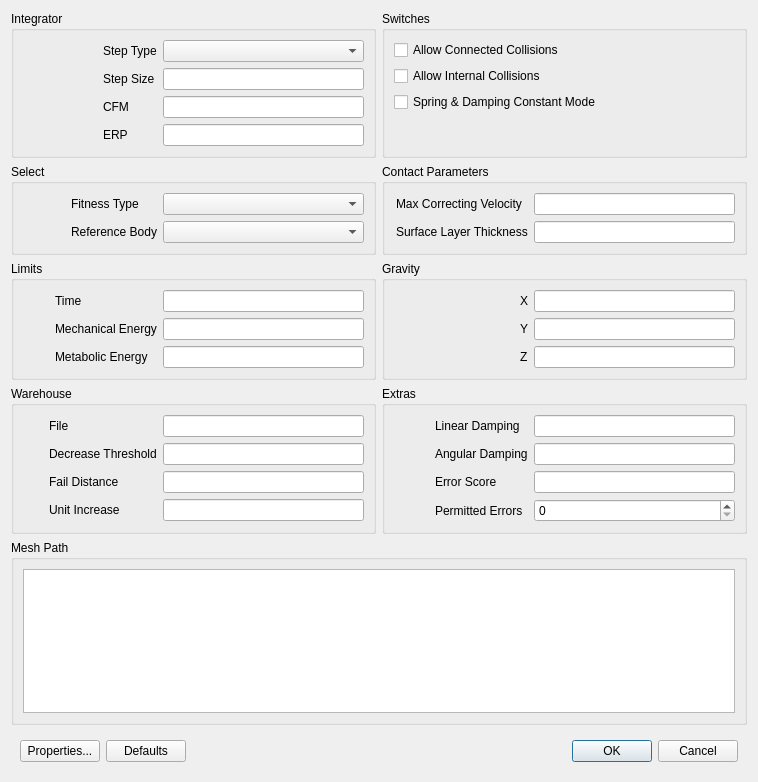
<?xml version="1.0" encoding="UTF-8"?>
<ui version="4.0">
 <class>DialogGlobal</class>
 <widget class="QDialog" name="DialogGlobal">
  <property name="geometry">
   <rect>
    <x>0</x>
    <y>0</y>
    <width>758</width>
    <height>782</height>
   </rect>
  </property>
  <property name="windowTitle">
   <string>Dialog</string>
  </property>
  <layout class="QGridLayout" name="gridLayout_10">
   <item row="5" column="0" colspan="2">
    <widget class="QWidget" name="widget" native="true">
     <property name="sizePolicy">
      <sizepolicy hsizetype="Preferred" vsizetype="Fixed">
       <horstretch>0</horstretch>
       <verstretch>0</verstretch>
      </sizepolicy>
     </property>
     <layout class="QHBoxLayout" name="horizontalLayout">
      <item>
       <widget class="QPushButton" name="pushButtonProperties">
        <property name="text">
         <string>Properties...</string>
        </property>
       </widget>
      </item>
      <item>
       <widget class="QPushButton" name="pushButtonDefaults">
        <property name="text">
         <string>Defaults</string>
        </property>
       </widget>
      </item>
      <item>
       <spacer name="horizontalSpacer">
        <property name="orientation">
         <enum>Qt::Horizontal</enum>
        </property>
        <property name="sizeHint" stdset="0">
         <size>
          <width>518</width>
          <height>20</height>
         </size>
        </property>
       </spacer>
      </item>
      <item>
       <widget class="QPushButton" name="pushButtonOK">
        <property name="text">
         <string>OK</string>
        </property>
        <property name="default">
         <bool>true</bool>
        </property>
       </widget>
      </item>
      <item>
       <widget class="QPushButton" name="pushButtonCancel">
        <property name="text">
         <string>Cancel</string>
        </property>
       </widget>
      </item>
     </layout>
    </widget>
   </item>
   <item row="0" column="1">
    <widget class="QGroupBox" name="groupBox_4">
     <property name="title">
      <string>Switches</string>
     </property>
     <layout class="QGridLayout" name="gridLayout_4">
      <item row="0" column="0">
       <widget class="QCheckBox" name="checkBoxAllowConnectedCollisions">
        <property name="minimumSize">
         <size>
          <width>0</width>
          <height>20</height>
         </size>
        </property>
        <property name="text">
         <string>Allow Connected Collisions</string>
        </property>
       </widget>
      </item>
      <item row="1" column="0">
       <widget class="QCheckBox" name="checkBoxAllowInternalCollisions">
        <property name="minimumSize">
         <size>
          <width>0</width>
          <height>20</height>
         </size>
        </property>
        <property name="text">
         <string>Allow Internal Collisions</string>
        </property>
       </widget>
      </item>
      <item row="2" column="0">
       <widget class="QCheckBox" name="checkBoxSpringDamping">
        <property name="minimumSize">
         <size>
          <width>0</width>
          <height>20</height>
         </size>
        </property>
        <property name="text">
         <string>Spring &amp;&amp; Damping Constant Mode</string>
        </property>
       </widget>
      </item>
      <item row="3" column="0">
       <spacer name="verticalSpacer">
        <property name="orientation">
         <enum>Qt::Vertical</enum>
        </property>
        <property name="sizeHint" stdset="0">
         <size>
          <width>20</width>
          <height>40</height>
         </size>
        </property>
       </spacer>
      </item>
     </layout>
    </widget>
   </item>
   <item row="2" column="0">
    <widget class="QGroupBox" name="groupBox_7">
     <property name="title">
      <string>Limits</string>
     </property>
     <layout class="QGridLayout" name="gridLayout_8">
      <item row="0" column="2">
       <widget class="LineEditDouble" name="lineEditTimeLimit">
        <property name="minimumSize">
         <size>
          <width>201</width>
          <height>0</height>
         </size>
        </property>
       </widget>
      </item>
      <item row="1" column="1">
       <widget class="QLabel" name="label_20">
        <property name="text">
         <string>Mechanical Energy</string>
        </property>
       </widget>
      </item>
      <item row="2" column="2">
       <widget class="LineEditDouble" name="lineEditMetabolicEnergyLimit"/>
      </item>
      <item row="0" column="1">
       <widget class="QLabel" name="label_21">
        <property name="text">
         <string>Time</string>
        </property>
       </widget>
      </item>
      <item row="1" column="2">
       <widget class="LineEditDouble" name="lineEditMechanicalEnergyLimit"/>
      </item>
      <item row="2" column="1">
       <widget class="QLabel" name="label_19">
        <property name="text">
         <string>Metabolic Energy</string>
        </property>
       </widget>
      </item>
      <item row="0" column="0">
       <spacer name="horizontalSpacer_4">
        <property name="orientation">
         <enum>Qt::Horizontal</enum>
        </property>
        <property name="sizeHint" stdset="0">
         <size>
          <width>40</width>
          <height>20</height>
         </size>
        </property>
       </spacer>
      </item>
     </layout>
    </widget>
   </item>
   <item row="2" column="1">
    <widget class="QGroupBox" name="groupBox_5">
     <property name="title">
      <string>Gravity</string>
     </property>
     <layout class="QGridLayout" name="gridLayout_5">
      <item row="0" column="1">
       <widget class="QLabel" name="label_11">
        <property name="text">
         <string>X</string>
        </property>
       </widget>
      </item>
      <item row="0" column="2">
       <widget class="LineEditDouble" name="lineEditGravityX">
        <property name="sizePolicy">
         <sizepolicy hsizetype="Preferred" vsizetype="Fixed">
          <horstretch>0</horstretch>
          <verstretch>0</verstretch>
         </sizepolicy>
        </property>
        <property name="minimumSize">
         <size>
          <width>201</width>
          <height>0</height>
         </size>
        </property>
       </widget>
      </item>
      <item row="1" column="1">
       <widget class="QLabel" name="label_12">
        <property name="text">
         <string>Y</string>
        </property>
       </widget>
      </item>
      <item row="1" column="2">
       <widget class="LineEditDouble" name="lineEditGravityY">
        <property name="sizePolicy">
         <sizepolicy hsizetype="Preferred" vsizetype="Fixed">
          <horstretch>0</horstretch>
          <verstretch>0</verstretch>
         </sizepolicy>
        </property>
       </widget>
      </item>
      <item row="2" column="1">
       <widget class="QLabel" name="label_13">
        <property name="text">
         <string>Z</string>
        </property>
       </widget>
      </item>
      <item row="2" column="2">
       <widget class="LineEditDouble" name="lineEditGravityZ">
        <property name="sizePolicy">
         <sizepolicy hsizetype="Preferred" vsizetype="Fixed">
          <horstretch>0</horstretch>
          <verstretch>0</verstretch>
         </sizepolicy>
        </property>
       </widget>
      </item>
      <item row="0" column="0">
       <spacer name="horizontalSpacer_8">
        <property name="orientation">
         <enum>Qt::Horizontal</enum>
        </property>
        <property name="sizeHint" stdset="0">
         <size>
          <width>40</width>
          <height>20</height>
         </size>
        </property>
       </spacer>
      </item>
     </layout>
    </widget>
   </item>
   <item row="3" column="0">
    <widget class="QGroupBox" name="groupBoxWarehouse">
     <property name="title">
      <string>Warehouse</string>
     </property>
     <layout class="QGridLayout" name="gridLayout">
      <item row="3" column="2">
       <widget class="LineEditDouble" name="lineEditUnitIncreaseDistanceThreshold"/>
      </item>
      <item row="1" column="2">
       <widget class="LineEditDouble" name="lineEditWarehouseDecreaseThresholdFactor"/>
      </item>
      <item row="1" column="1">
       <widget class="QLabel" name="label_5">
        <property name="text">
         <string>Decrease Threshold</string>
        </property>
       </widget>
      </item>
      <item row="0" column="2">
       <widget class="LineEditPath" name="lineEditCurrentWarehouseFile">
        <property name="minimumSize">
         <size>
          <width>201</width>
          <height>0</height>
         </size>
        </property>
       </widget>
      </item>
      <item row="3" column="1">
       <widget class="QLabel" name="label_7">
        <property name="text">
         <string>Unit Increase</string>
        </property>
       </widget>
      </item>
      <item row="2" column="1">
       <widget class="QLabel" name="label_6">
        <property name="text">
         <string>Fail Distance</string>
        </property>
       </widget>
      </item>
      <item row="0" column="1">
       <widget class="QLabel" name="label">
        <property name="text">
         <string>File</string>
        </property>
       </widget>
      </item>
      <item row="2" column="2">
       <widget class="LineEditDouble" name="lineEditFailDistanceAbort"/>
      </item>
      <item row="0" column="0">
       <spacer name="horizontalSpacer_6">
        <property name="orientation">
         <enum>Qt::Horizontal</enum>
        </property>
        <property name="sizeHint" stdset="0">
         <size>
          <width>40</width>
          <height>20</height>
         </size>
        </property>
       </spacer>
      </item>
     </layout>
    </widget>
   </item>
   <item row="1" column="0">
    <widget class="QGroupBox" name="groupBox_2">
     <property name="title">
      <string>Select</string>
     </property>
     <layout class="QGridLayout" name="gridLayout_9">
      <item row="0" column="2">
       <widget class="QComboBox" name="comboBoxFitnessType">
        <property name="minimumSize">
         <size>
          <width>201</width>
          <height>0</height>
         </size>
        </property>
       </widget>
      </item>
      <item row="0" column="1">
       <widget class="QLabel" name="label_8">
        <property name="text">
         <string>Fitness Type</string>
        </property>
       </widget>
      </item>
      <item row="0" column="0">
       <spacer name="horizontalSpacer_3">
        <property name="orientation">
         <enum>Qt::Horizontal</enum>
        </property>
        <property name="sizeHint" stdset="0">
         <size>
          <width>40</width>
          <height>20</height>
         </size>
        </property>
       </spacer>
      </item>
      <item row="1" column="2">
       <widget class="QComboBox" name="comboBoxDistanceTravelledBodyIDName"/>
      </item>
      <item row="1" column="1">
       <widget class="QLabel" name="label_10">
        <property name="text">
         <string>Reference Body</string>
        </property>
       </widget>
      </item>
     </layout>
    </widget>
   </item>
   <item row="0" column="0">
    <widget class="QGroupBox" name="groupBox_6">
     <property name="title">
      <string>Integrator</string>
     </property>
     <layout class="QGridLayout" name="gridLayout_3">
      <item row="2" column="1">
       <widget class="QLabel" name="labelCFM">
        <property name="text">
         <string>CFM</string>
        </property>
       </widget>
      </item>
      <item row="0" column="2">
       <widget class="QComboBox" name="comboBoxStepType">
        <property name="minimumSize">
         <size>
          <width>201</width>
          <height>0</height>
         </size>
        </property>
        <property name="toolTip">
         <string>Integration engine to use</string>
        </property>
       </widget>
      </item>
      <item row="3" column="1">
       <widget class="QLabel" name="labelERP">
        <property name="text">
         <string>ERP</string>
        </property>
       </widget>
      </item>
      <item row="2" column="2">
       <widget class="LineEditDouble" name="lineEditCFM">
        <property name="toolTip">
         <string>Constraint Force Mixing parameter (typically 1e-10)</string>
        </property>
       </widget>
      </item>
      <item row="0" column="0">
       <spacer name="horizontalSpacer_2">
        <property name="orientation">
         <enum>Qt::Horizontal</enum>
        </property>
        <property name="sizeHint" stdset="0">
         <size>
          <width>40</width>
          <height>20</height>
         </size>
        </property>
       </spacer>
      </item>
      <item row="3" column="2">
       <widget class="LineEditDouble" name="lineEditERP">
        <property name="toolTip">
         <string>Error Reduction Parameter (typically 0.1 for soft and 0.8 for hard simulations)</string>
        </property>
       </widget>
      </item>
      <item row="0" column="1">
       <widget class="QLabel" name="label_9">
        <property name="text">
         <string>Step Type</string>
        </property>
       </widget>
      </item>
      <item row="1" column="1">
       <widget class="QLabel" name="label_16">
        <property name="text">
         <string>Step Size</string>
        </property>
       </widget>
      </item>
      <item row="1" column="2">
       <widget class="LineEditDouble" name="lineEditStepSize">
        <property name="toolTip">
         <string>Integration step size (typical values 1e-3 to 1e-5)</string>
        </property>
       </widget>
      </item>
     </layout>
    </widget>
   </item>
   <item row="4" column="0" colspan="2">
    <widget class="QGroupBox" name="groupBox">
     <property name="title">
      <string>Mesh Path</string>
     </property>
     <layout class="QGridLayout" name="gridLayout_2">
      <item row="0" column="0">
       <widget class="QListWidget" name="listWidgetMeshPath">
        <property name="alternatingRowColors">
         <bool>true</bool>
        </property>
       </widget>
      </item>
     </layout>
    </widget>
   </item>
   <item row="3" column="1">
    <widget class="QGroupBox" name="groupBox_8">
     <property name="title">
      <string>Extras</string>
     </property>
     <layout class="QGridLayout" name="gridLayout_7">
      <item row="0" column="0">
       <spacer name="horizontalSpacer_9">
        <property name="orientation">
         <enum>Qt::Horizontal</enum>
        </property>
        <property name="sizeHint" stdset="0">
         <size>
          <width>40</width>
          <height>20</height>
         </size>
        </property>
       </spacer>
      </item>
      <item row="0" column="1">
       <widget class="QLabel" name="label_14">
        <property name="text">
         <string>Linear Damping</string>
        </property>
       </widget>
      </item>
      <item row="0" column="2">
       <widget class="LineEditDouble" name="lineEditLinearDamping">
        <property name="sizePolicy">
         <sizepolicy hsizetype="Preferred" vsizetype="Fixed">
          <horstretch>0</horstretch>
          <verstretch>0</verstretch>
         </sizepolicy>
        </property>
        <property name="minimumSize">
         <size>
          <width>201</width>
          <height>0</height>
         </size>
        </property>
       </widget>
      </item>
      <item row="1" column="1">
       <widget class="QLabel" name="label_15">
        <property name="text">
         <string>Angular Damping</string>
        </property>
       </widget>
      </item>
      <item row="1" column="2">
       <widget class="LineEditDouble" name="lineEditAngularDamping">
        <property name="sizePolicy">
         <sizepolicy hsizetype="Preferred" vsizetype="Fixed">
          <horstretch>0</horstretch>
          <verstretch>0</verstretch>
         </sizepolicy>
        </property>
       </widget>
      </item>
      <item row="2" column="1">
       <widget class="QLabel" name="label_3">
        <property name="text">
         <string>Error Score</string>
        </property>
       </widget>
      </item>
      <item row="2" column="2">
       <widget class="LineEditDouble" name="lineEditNumericalErrorScore">
        <property name="sizePolicy">
         <sizepolicy hsizetype="Preferred" vsizetype="Fixed">
          <horstretch>0</horstretch>
          <verstretch>0</verstretch>
         </sizepolicy>
        </property>
       </widget>
      </item>
      <item row="3" column="1">
       <widget class="QLabel" name="label_2">
        <property name="text">
         <string>Permitted Errors</string>
        </property>
       </widget>
      </item>
      <item row="3" column="2">
       <widget class="QSpinBox" name="spinBoxPermittedErrorCount">
        <property name="maximum">
         <number>999999</number>
        </property>
       </widget>
      </item>
     </layout>
    </widget>
   </item>
   <item row="1" column="1">
    <widget class="QGroupBox" name="groupBox_9">
     <property name="sizePolicy">
      <sizepolicy hsizetype="Preferred" vsizetype="Preferred">
       <horstretch>0</horstretch>
       <verstretch>0</verstretch>
      </sizepolicy>
     </property>
     <property name="title">
      <string>Contact Parameters</string>
     </property>
     <layout class="QGridLayout" name="gridLayout_6">
      <item row="0" column="0">
       <spacer name="horizontalSpacer_7">
        <property name="orientation">
         <enum>Qt::Horizontal</enum>
        </property>
        <property name="sizeHint" stdset="0">
         <size>
          <width>16</width>
          <height>20</height>
         </size>
        </property>
       </spacer>
      </item>
      <item row="0" column="1">
       <widget class="QLabel" name="label_18">
        <property name="text">
         <string>Max Correcting Velocity</string>
        </property>
       </widget>
      </item>
      <item row="0" column="2">
       <widget class="LineEditDouble" name="lineEditContactMaxCorrectingVel">
        <property name="sizePolicy">
         <sizepolicy hsizetype="Preferred" vsizetype="Fixed">
          <horstretch>0</horstretch>
          <verstretch>0</verstretch>
         </sizepolicy>
        </property>
        <property name="minimumSize">
         <size>
          <width>201</width>
          <height>0</height>
         </size>
        </property>
       </widget>
      </item>
      <item row="1" column="1">
       <widget class="QLabel" name="label_17">
        <property name="text">
         <string>Surface Layer Thickness</string>
        </property>
       </widget>
      </item>
      <item row="1" column="2">
       <widget class="LineEditDouble" name="lineEditContactSurfaceLayer">
        <property name="sizePolicy">
         <sizepolicy hsizetype="Preferred" vsizetype="Fixed">
          <horstretch>0</horstretch>
          <verstretch>0</verstretch>
         </sizepolicy>
        </property>
       </widget>
      </item>
     </layout>
    </widget>
   </item>
  </layout>
 </widget>
 <customwidgets>
  <customwidget>
   <class>LineEditDouble</class>
   <extends>QLineEdit</extends>
   <header>LineEditDouble.h</header>
  </customwidget>
  <customwidget>
   <class>LineEditPath</class>
   <extends>QLineEdit</extends>
   <header>LineEditPath.h</header>
  </customwidget>
 </customwidgets>
 <tabstops>
  <tabstop>comboBoxStepType</tabstop>
  <tabstop>lineEditCFM</tabstop>
  <tabstop>lineEditERP</tabstop>
  <tabstop>checkBoxAllowConnectedCollisions</tabstop>
  <tabstop>checkBoxAllowInternalCollisions</tabstop>
  <tabstop>comboBoxFitnessType</tabstop>
  <tabstop>comboBoxDistanceTravelledBodyIDName</tabstop>
  <tabstop>lineEditContactMaxCorrectingVel</tabstop>
  <tabstop>lineEditContactSurfaceLayer</tabstop>
  <tabstop>lineEditTimeLimit</tabstop>
  <tabstop>lineEditMechanicalEnergyLimit</tabstop>
  <tabstop>lineEditMetabolicEnergyLimit</tabstop>
  <tabstop>lineEditGravityX</tabstop>
  <tabstop>lineEditGravityY</tabstop>
  <tabstop>lineEditGravityZ</tabstop>
  <tabstop>lineEditCurrentWarehouseFile</tabstop>
  <tabstop>lineEditWarehouseDecreaseThresholdFactor</tabstop>
  <tabstop>lineEditFailDistanceAbort</tabstop>
  <tabstop>lineEditUnitIncreaseDistanceThreshold</tabstop>
 </tabstops>
 <resources/>
 <connections/>
</ui>
